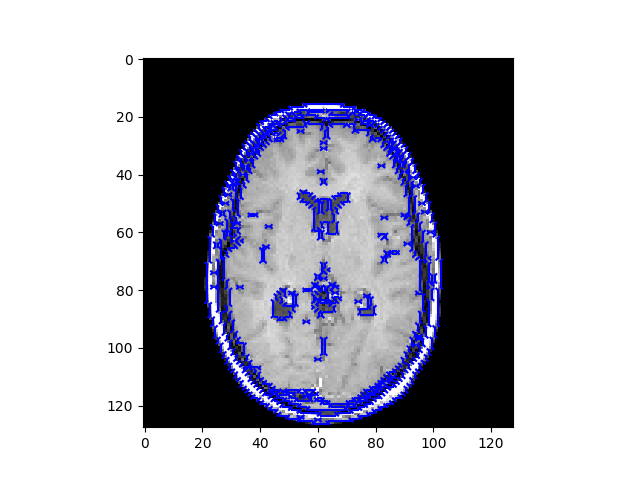

The script that drew this image:
import sys
import os
import numpy as np
import matplotlib.pyplot as plt
from matplotlib.lines import Line2D
from scipy.interpolate import griddata
import pandas as pd

threshold = 40
lines = []
fig = plt.figure()
ax = fig.add_subplot(111)


def main():
    global threshold
    #mri_path = os.path.dirname(__file__) + "/mri/14.pgm"
    mri_path = sys.argv[1]
    threshold = int(sys.argv[2])
    with open(mri_path, 'rb') as file:
        file_format = str(file.readline().strip()).replace('b', '').replace('\'', '')
        width = int(str(file.read(3))[2:5])
        file.read(1)
        height = int(str(file.read(3))[2:5])
        file.read(1)
        max = int(str(file.read(2))[2:4])
        file.read(1)

        global image
        image = np.zeros((width, height))
        for i in range(0, width):
            whole_line = str(file.readline())[2:-4].split(" ")
            for j in range(0, width):
                image[i][j] = int(whole_line[j])

    thresholded = np.copy(image)

    thresholded[thresholded < threshold] = 0
    thresholded[thresholded >= threshold] = 1

    j, i = np.meshgrid(range(height), range(width))
    i = i.reshape((-1,))
    j = j.reshape((-1,))
    c = image.reshape((-1,))
    #ax.scatter(j, i, c=c, cmap='gray')
    ax.imshow(image, cmap='gray')

    for n in range(width-1):
        for m in range(height-1):
            bit = bit_pattern(thresholded[n,m-1], thresholded[n+1,m-1], thresholded[n+1, m], thresholded[n, m])
            lookup(bit, m, n)


    #plt.show()
    plt.savefig(sys.argv[3])


# bottom left is start, top left is end
def bit_pattern(first, second, third, fourth):
    bits = 0b0
    bits = (bits << 1) | int(first)
    bits = (bits << 1) | int(second)
    bits = (bits << 1) | int(third)
    bits = (bits << 1) | int(fourth)
    return int(bits)


def lookup(val, i, j):
    if val == 1:
        # curr = Line2D([i, i+.5], [j-.5, j-1], color='b')
        curr = Line2D([i-.5, i -1], [j, j +.5], color='b')
        lines.append(curr)
        ax.add_line(curr)
    elif val == 2:
        # curr = Line2D([i+.5, i+1], [j-1, j-.5], color='b')
        curr = Line2D([i-1, i - .5], [j + .5, j + 1], color='b')
        lines.append(curr)
        ax.add_line(curr)
    elif val == 3:
        #curr = Line2D([i, i+1], [j-.5, j-.5], color='b')
        curr = Line2D([i-.5, i -.5], [j, j +1], color='b')
        lines.append(curr)
        ax.add_line(curr)
    elif val == 4:
        # curr = Line2D([i+.5, i+1], [j, j-.5], color='b')
        curr = Line2D([i, i - .5], [j + .5, j + 1], color='b')
        lines.append(curr)
        ax.add_line(curr)
    elif val == 5:
        # curr = Line2D([i, i+.5], [j-.5, j], color='b')
        curr = Line2D([i-.5, i], [j, j +.5], color='b')
        # curr2 = Line2D([i+.5, i+1], [j-1, j-.5], color='b')
        curr2 = Line2D([i-1, i - .5], [j + .5, j + 1], color='b')
        lines.append(curr)
        lines.append(curr2)
        ax.add_line(curr)
        ax.add_line(curr2)
    elif val == 6:
        # curr = Line2D([i+.5, i+.5], [j, j-1], color='b')
        curr = Line2D([i, i -1], [j + .5, j +.5], color='b')
        lines.append(curr)
        ax.add_line(curr)
    elif val == 7:
        # curr = Line2D([i, i+.5], [j-.5, j], color='b')
        curr = Line2D([i-.5, i], [j, j+.5], color='b')
        lines.append(curr)
        ax.add_line(curr)
    elif val == 8:
        # curr = Line2D([i, i+.5], [j-.5, j], color='b')
        curr = Line2D([i-.5, i], [j, j +.5], color='b')
        lines.append(curr)
        ax.add_line(curr)
    elif val == 9:
        # curr = Line2D([i+.5, i+.5], [j, j-1], color='b')
        curr = Line2D([i, i-1], [j+.5, j+.5], color='b')
        lines.append(curr)
        ax.add_line(curr)
    elif val == 10:
        # curr = Line2D([i, i+.5], [j-.5, j-1], color='b')
        curr = Line2D([i-.5, i -1], [j, j+.5], color='b')
        # curr2 = Line2D([i+.5, i+1], [j, j-.5], color='b')
        curr2 = Line2D([i, i - .5], [j + .5, j + 1], color='b')
        lines.append(curr)
        lines.append(curr2)
        ax.add_line(curr)
        ax.add_line(curr2)
    elif val == 11:
        # curr = Line2D([i+.5, i+1], [j, j-.5], color='b')
        curr = Line2D([i, i - .5], [j + .5, j + 1], color='b')
        lines.append(curr)
        ax.add_line(curr)
    elif val == 12:
        #curr = Line2D([i, i+1], [j-.5, j-.5], color='b')
        curr = Line2D([i - .5, i - .5], [j, j + 1], color='b')
        lines.append(curr)
        ax.add_line(curr)
    elif val == 13:
        # curr = Line2D([i+.5, i+1], [j-1, j-.5], color='b')
        curr = Line2D([i-1, i - .5], [j + .5, j + 1], color='b')
        lines.append(curr)
        ax.add_line(curr)
    elif val == 14:
        # curr = Line2D([i, i+.5], [j-.5, j-1], color='b')
        curr = Line2D([i-.5, i - 1], [j, j +.5], color='b')
        lines.append(curr)
        ax.add_line(curr)


if __name__ == "__main__":
    main()
